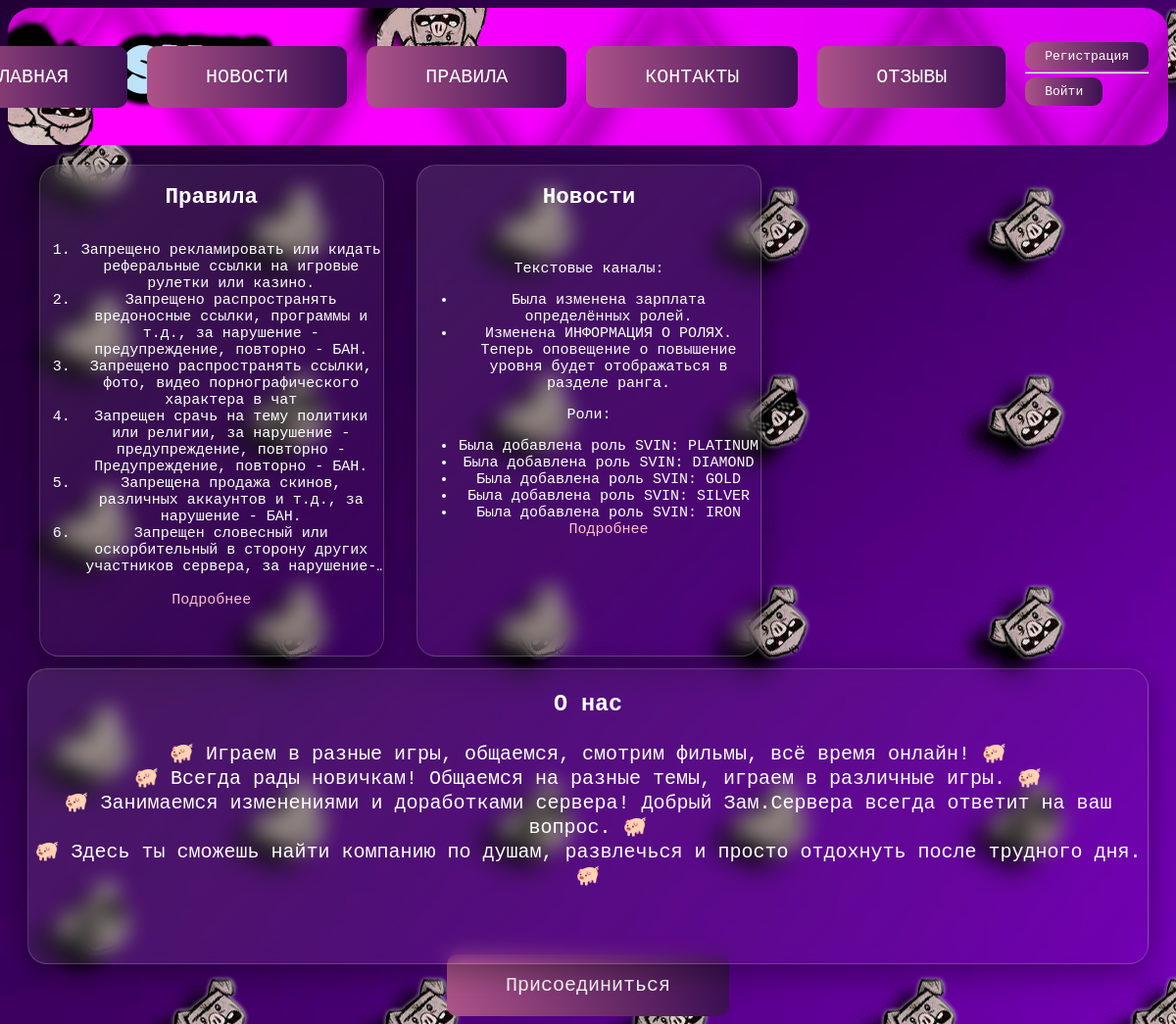
/SVIN/, run on the app's committed database.
### SVIN_main/models.py (models this page shows)
class Rules(models.Model):
    content = models.TextField(null=True, verbose_name="Правила")

class News(models.Model):
    title = models.CharField(max_length=50, null=True, verbose_name="Заголовок")
    content = models.TextField(null=True, blank=True, verbose_name="Основная часть")
    published = models.DateTimeField(auto_now_add=True, db_index=True, verbose_name="Опубликовано")

### SVIN_main/views.py (the view)
# urls.py: path("", index, name="index"),
def index(request):
    news_last = News.objects.latest("published")
    rules = Rules.objects.get(id=1)
    context = {"news_last": news_last, "rules":rules}
    return render(request,"SVIN_main/index.html",context)

### SVIN_main/templates/SVIN_main/index.html
{% extends 'SVIN_main/layout/basic.html' %}
{% block content %}
	<div align="center" class="container">
			<div class="itemrules glass">
			<h2>Правила</h2>
			<span class="rulesmain"> {{ rules.content | safe }} </span><br>
				<a href="{% url "rules" %}" class="more">Подробнее</a>
		</div>
		<div class="itemnews glass">
			<h2>Новости</h2>
			<p>
				{{ news_last.content |safe }}
				<a href="{% url "news" %}" class="more">Подробнее</a>
			</p>
		</div>
		<div class="discord">
			<iframe src="https://discord.com/widget?id=469460755595395072&theme=dark"
			width="350" height="500" allowtransparency="true" frameborder="0"
			sandbox="allow-popups allow-popups-to-escape-sandbox allow-same-origin allow-scripts">
			</iframe>
		</div>
		<div class="about glass">
			<h3>О нас</h3>
			<p>
				🐖 Играем в разные игры, общаемся, смотрим фильмы, всё время онлайн! 🐖<br>
				🐖 Всегда рады новичкам! Общаемся на разные темы, играем в различные игры. 🐖<br>
				🐖 Занимаемся изменениями и доработками сервера! Добрый Зам.Сервера всегда ответит на ваш вопрос. 🐖<br>
				🐖 Здесь ты сможешь найти компанию по душам, развлечься и просто отдохнуть после трудного дня. 🐖
			</p>
		</div>
		<div class="buttonbox">
			<a class="button" href="" >Присоединиться</a>
		</div>
	</div>
{% endblock content %}

### SVIN_main/templates/SVIN_main/layout/basic.html (shortened to what this page needs)
{% load static %}
<!DOCTYPE html>
<html>
<head>
	<link rel="stylesheet" href="{% static "SVIN_main/style.css" %}">
</head>
<body>
	<div class="hat_and_nav">
		<nav class="nav">
			<a href="{% url "index" %}" class="button">ГЛАВНАЯ</a>
			<a href="{% url "news" %}" class="button">НОВОСТИ</a>
			<a href="{% url "rules" %}" class="button">ПРАВИЛА</a>
			<a href="{% url "contacts" %}" class="button">КОНТАКТЫ</a>
			<a href="{% url "reviews" %}" class="button">ОТЗЫВЫ</a>
			<div class="login">
				{% if request.user.is_authenticated %}
				<span style="color: white; text-align : center"><b>{{ request.user.username }} </b></span>
				<hr>
				<a class="buttonr" href="{% url "logout" %}">Выйти</a>
				{% else %}
				<a class="buttonr" href="{% url "register" %}">Регистрация</a>
				<hr>
				<a class="buttonr" href="{% url "login" %}">Войти</a>
				{% endif %}
			</div>
		</nav>
	</div>
	<section>
	{% block content %}
	{% endblock content %}
	</section>
</body>
</html>

### SVIN_main/static/SVIN_main/style.css (style rules this page uses)
body { background-image: url(svinbackground.jpg); }
.container { display: flex; flex-wrap: wrap; justify-content: space-around ; gap: 10px; padding: 20px; }
.itemrules , .itemnews { color: white; border: 10px solid brown; height: 500px; width: 350px; font-family: monospace; font-size: 15px; transition: transform 0.3s ease-in-out; }
.about { background-color: gray; border: 10px solid brown; height: 300px; color: white; font-family: monospace; font-size: 20px; background-image: url(svinbackground.jpg); transition: transform 0.3s ease-in-out; }
.discord { transition: transform 0.3s ease-in-out; }
.button { font-size: 20px; font-family: monospace; text-decoration: none; color: white; background: linear-gradient(to left, #ad5389,#3c1053,#ad5389); padding: 20px 60px; border-radius: 10px; background-size: 200%; transition: 0.5s; }
.buttonr { font-size: 13px; font-family: monospace; text-decoration: none; color: white; background: linear-gradient(to left, #ad5389,#3c1053,#ad5389); padding: 7px 20px; border-radius: 10px; background-size: 200%; transition: 0.5s; text-align: center; }
.buttonbox { align-self: center; }
.glass { background: linear-gradient(135deg,rgba(255, 255, 255, 0.1),rgba(255, 255, 255, 0)); backdrop-filter: blur(10px); -webkit-backdrop-filter: blur(10px); border-radius: 20px; border: 1px solid rgba(255, 255, 255, 0.18); box-shadow: 0 8px 32px 0 rgba(0, 0, 0, 0.37); }
.hat_and_nav { display: flex; justify-content: flex-end; gap: 20px; align-items: center; padding: 20px; background-image: url(svinhat.jpg); border-radius: 25px; height: 100px; }
.nav { display: flex; gap: 20px }
.more { text-decoration: none; color: pink; }
.rulesmain { display: -webkit-box; max-width: 350px; -webkit-line-clamp: 20; -webkit-box-orient: vertical; overflow: hidden; }

### data on the page
Rules: content "Запрещено рекламировать или кидать реферальные ссылки на игровые рулетки или казино. Запрещено распространять вредоносные ссылки, программы и т.д., за нарушение - предупреждение, повторно - БАН. Запрещено распространять ссылки, фото, видео порнографического характера в чат Запрещен срачь на тему политики или религии, за нарушение - предупреждение, повторно - Предупреждение, повторно - БАН. Запрещена продажа скинов, различных аккаунтов и т.д., за нарушение - БАН. Запрещен словесный или оскорбительный в сторону других участников сервера, за…"
News: content "Текстовые каналы: Была изменена зарплата определённых ролей. Изменена ИНФОРМАЦИЯ О РОЛЯХ. Теперь оповещение о повышение уровня будет отображаться в разделе ранга. Роли: Была добавлена роль SVIN: PLATINUM Была добавлена роль SVIN: DIAMOND Была добавлена роль SVIN: GOLD Была добавлена роль SVIN: SILVER Была добавлена роль SVIN: IRON"
